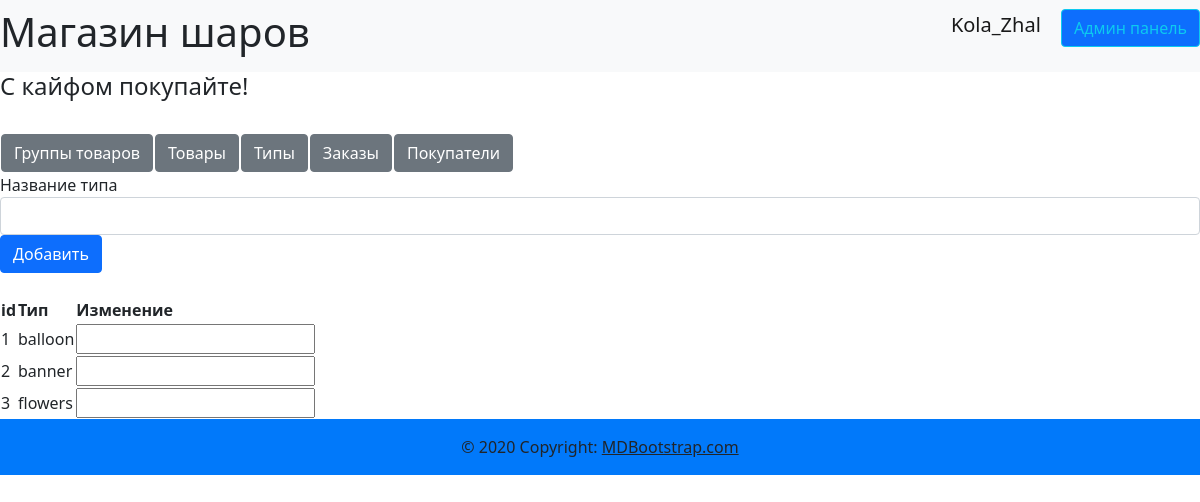
/admin/types (signed in), run on the app's committed database.
### data/users.py (models this page shows, shortened)
class User(SqlAlchemyBase, UserMixin, SerializerMixin):
    __tablename__ = 'users'
    id = sqlalchemy.Column(sqlalchemy.Integer,
                           primary_key=True, autoincrement=True)
    name = sqlalchemy.Column(sqlalchemy.String, nullable=True)
    tel = sqlalchemy.Column(sqlalchemy.String, nullable=True)
    email = sqlalchemy.Column(sqlalchemy.String,
                              index=True, unique=True, nullable=True)
    hashed_password = sqlalchemy.Column(sqlalchemy.String, nullable=True)
    created_date = sqlalchemy.Column(sqlalchemy.DateTime,
                                     default=datetime.datetime.now)
    basket = sqlalchemy.Column(sqlalchemy.String, default='{}')
    admin = sqlalchemy.Column(sqlalchemy.Boolean, default=False)
    tg_id = sqlalchemy.Column(sqlalchemy.String, nullable=True)
    confirmed = sqlalchemy.Column(sqlalchemy.Boolean, default=False)
    address = sqlalchemy.Column(sqlalchemy.String, nullable=True)
    orders = orm.relationship("Order", back_populates='user')

### data/types.py (models this page shows, shortened)
class Types(SqlAlchemyBase):
    __tablename__ = 'types'
    id = sqlalchemy.Column(sqlalchemy.Integer,
                           primary_key=True, autoincrement=True)
    title = sqlalchemy.Column(sqlalchemy.String, nullable=True)
    products = orm.relationship("ProductGroup", back_populates='type_relation')

### server.py (the view, shortened to what this page needs)
@app.route('/admin/types', methods=['GET', 'POST'])
@login_required
def admin_types():
    if current_user.admin:
        filenames = ['']
        form = TypeForm()
        db_sess = db_session.create_session()
        types = db_sess.query(Types).all()
        return render_template('pages/admin_types.html', title='Админ панель',
                               types=types, form=form)

### forms/types.py
class TypeForm(FlaskForm):
    title = StringField('Название типа', validators=[DataRequired()])
    submit = SubmitField('Добавить')

### data/db_session.py (called while the page is built)
def create_session() -> Session:
    global __factory
    return __factory()

### server.py (called while the page is built)
@login_manager.user_loader
def load_user(user_id):
    db_sess = db_session.create_session()
    return db_sess.query(User).get(user_id)

### templates/pages/admin_types.html (shortened to what this page needs)
{% extends "pages/base_admin.html" %}
{% block admincontent %}
<div>
    <form action="" method="post" enctype="multipart/form-data">
        <nav>
            <div>
                {{ form.title.label() }}
                {{ form.title(class="form-control")}}
                {{ form.submit(type="submit", class="btn btn-primary") }}
            </div>
        </nav>
    </form>
</div>
<br>
<div>
    <table>
        <tr>
            <th>id</th>
            <th>Тип</th>
            <th>Изменение</th>
        </tr>
        {% for type in types %}
        <tr>
            <td>{{ type.id }}</td>
            <td>{{ type.title }}</td>
            <td>
                <form action="" method="post" enctype="multipart/form-data">
                    <input type="text" id="{{ type.id }}" name="{{ type.id }}"/>
                </form>
            </td>
        </tr>
        {% endfor %}
    </table>
</div>
{% endblock %}

### templates/includes/header.html
<header>
    <nav class="navbar navbar-light bg-light">
        <h1> Магазин шаров</h1>
        {% if current_user.is_authenticated %}
        <p align="right">
            <a class="navbar-brand" href="/logout">{{ current_user.name }}</a>
            {% if current_user.admin%}
            <a class="btn btn-primary btn btn-outline-info mr-2" href="/admin/products">Админ панель</a>
            {% endif %}
        {% else %}
        <p align="right">
            <a class="btn btn-primary " href="/register">Зарегистрироваться</a>
            <a class="btn btn-success" href="/login">Войти</a>
        </p>
        {% endif %}
    </nav>
    <h4 align="left">С кайфом покупайте!</h4>
</header>

### static/css/header.css (style rules this page uses)
:root { --main-color: #0179FA; --second-color: white; }

### static/css/footer.css (style rules this page uses)
:root { --main-color: #111111; --second-color: white; }

### static/css/style.css (style rules this page uses)
:root { --main-color: #0179FA; --second-color: #ffffff; --thirdly_color: #629ee3; }
body { background-color: var(--second-color); }

### data on the page
User: name "Kola_Zhal"
Types: id "1", title "balloon"
Types: id "2", title "banner"
Types: id "3", title "flowers"
